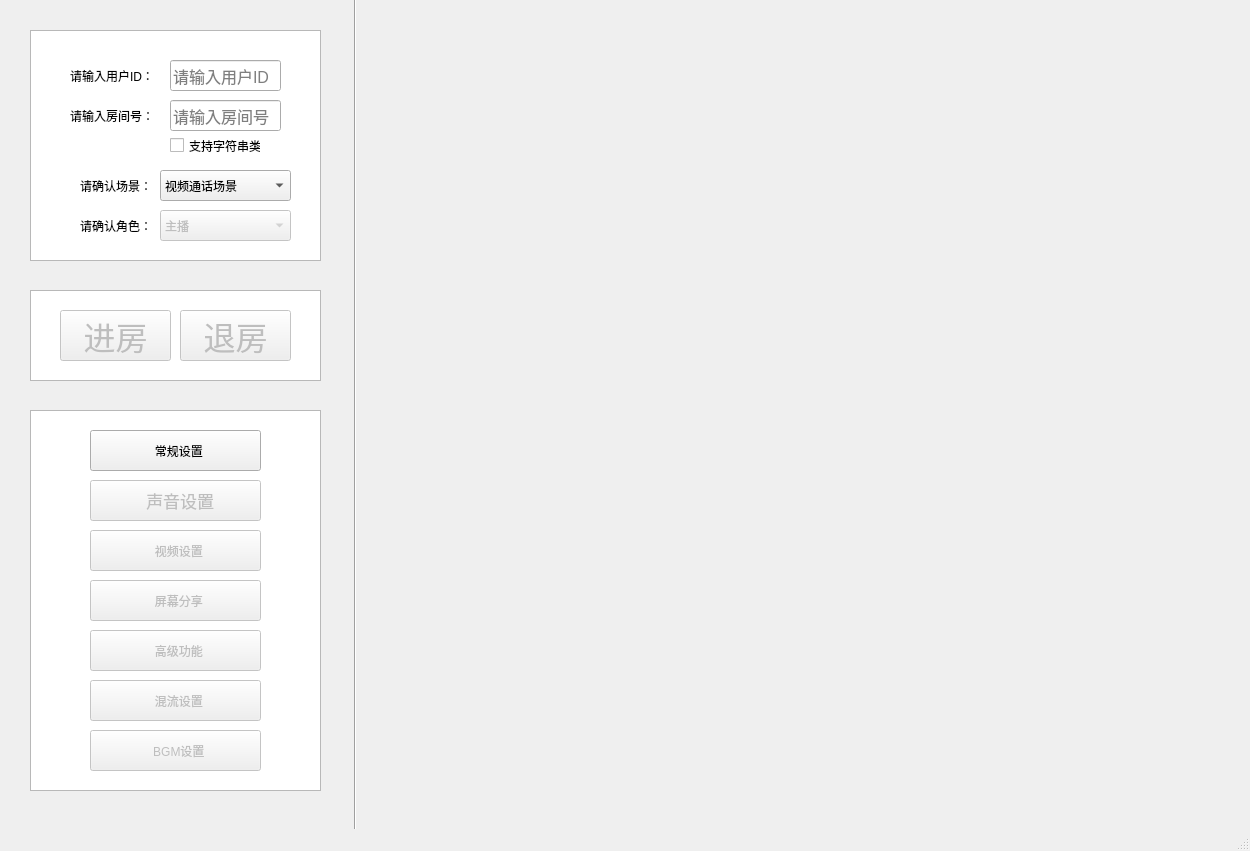
<?xml version="1.0" encoding="UTF-8"?>
<ui version="4.0">
 <class>MainWindow</class>
 <widget class="QMainWindow" name="MainWindow">
  <property name="geometry">
   <rect>
    <x>0</x>
    <y>0</y>
    <width>1250</width>
    <height>851</height>
   </rect>
  </property>
  <property name="windowTitle">
   <string>主界面</string>
  </property>
  <widget class="QWidget" name="centralwidget">
   <widget class="QLabel" name="label_5">
    <property name="geometry">
     <rect>
      <x>80</x>
      <y>170</y>
      <width>81</width>
      <height>31</height>
     </rect>
    </property>
    <property name="text">
     <string>请确认场景：</string>
    </property>
   </widget>
   <widget class="QPushButton" name="audioSettingButton">
    <property name="enabled">
     <bool>false</bool>
    </property>
    <property name="geometry">
     <rect>
      <x>90</x>
      <y>480</y>
      <width>171</width>
      <height>41</height>
     </rect>
    </property>
    <property name="font">
     <font>
      <pointsize>13</pointsize>
     </font>
    </property>
    <property name="text">
     <string>  声音设置</string>
    </property>
   </widget>
   <widget class="QPushButton" name="advancedSettingButton">
    <property name="enabled">
     <bool>false</bool>
    </property>
    <property name="geometry">
     <rect>
      <x>90</x>
      <y>630</y>
      <width>171</width>
      <height>41</height>
     </rect>
    </property>
    <property name="text">
     <string>  高级功能</string>
    </property>
   </widget>
   <widget class="QPushButton" name="cdnSettingButton">
    <property name="enabled">
     <bool>false</bool>
    </property>
    <property name="geometry">
     <rect>
      <x>90</x>
      <y>680</y>
      <width>171</width>
      <height>41</height>
     </rect>
    </property>
    <property name="text">
     <string>  混流设置</string>
    </property>
   </widget>
   <widget class="Line" name="line">
    <property name="geometry">
     <rect>
      <x>340</x>
      <y>-100</y>
      <width>31</width>
      <height>2000</height>
     </rect>
    </property>
    <property name="orientation">
     <enum>Qt::Vertical</enum>
    </property>
   </widget>
   <widget class="QCheckBox" name="strRoomIdCheckBox">
    <property name="enabled">
     <bool>true</bool>
    </property>
    <property name="geometry">
     <rect>
      <x>170</x>
      <y>130</y>
      <width>91</width>
      <height>31</height>
     </rect>
    </property>
    <property name="font">
     <font>
      <family>Big Caslon</family>
      <pointsize>9</pointsize>
     </font>
    </property>
    <property name="text">
     <string>支持字符串类型</string>
    </property>
    <property name="checked">
     <bool>false</bool>
    </property>
   </widget>
   <widget class="QLabel" name="sdkVersionLabel_11">
    <property name="geometry">
     <rect>
      <x>70</x>
      <y>60</y>
      <width>91</width>
      <height>31</height>
     </rect>
    </property>
    <property name="text">
     <string>请输入用户ID：</string>
    </property>
   </widget>
   <widget class="QLineEdit" name="userNameLineEdit">
    <property name="geometry">
     <rect>
      <x>170</x>
      <y>60</y>
      <width>111</width>
      <height>31</height>
     </rect>
    </property>
    <property name="font">
     <font>
      <pointsize>12</pointsize>
     </font>
    </property>
    <property name="text">
     <string/>
    </property>
    <property name="readOnly">
     <bool>false</bool>
    </property>
    <property name="placeholderText">
     <string>请输入用户ID</string>
    </property>
   </widget>
   <widget class="QPushButton" name="enterRoomButton">
    <property name="enabled">
     <bool>false</bool>
    </property>
    <property name="geometry">
     <rect>
      <x>60</x>
      <y>310</y>
      <width>111</width>
      <height>51</height>
     </rect>
    </property>
    <property name="font">
     <font>
      <pointsize>24</pointsize>
     </font>
    </property>
    <property name="text">
     <string>进房</string>
    </property>
   </widget>
   <widget class="QPushButton" name="generalSettingButton">
    <property name="enabled">
     <bool>true</bool>
    </property>
    <property name="geometry">
     <rect>
      <x>90</x>
      <y>430</y>
      <width>171</width>
      <height>41</height>
     </rect>
    </property>
    <property name="text">
     <string>  常规设置</string>
    </property>
   </widget>
   <widget class="QLabel" name="label_6">
    <property name="geometry">
     <rect>
      <x>80</x>
      <y>210</y>
      <width>81</width>
      <height>31</height>
     </rect>
    </property>
    <property name="text">
     <string>请确认角色：</string>
    </property>
   </widget>
   <widget class="QComboBox" name="roleComboBox">
    <property name="enabled">
     <bool>false</bool>
    </property>
    <property name="geometry">
     <rect>
      <x>160</x>
      <y>210</y>
      <width>131</width>
      <height>31</height>
     </rect>
    </property>
    <item>
     <property name="text">
      <string>主播</string>
     </property>
    </item>
    <item>
     <property name="text">
      <string>观众</string>
     </property>
    </item>
   </widget>
   <widget class="QPushButton" name="screenShareSettingButton">
    <property name="enabled">
     <bool>false</bool>
    </property>
    <property name="geometry">
     <rect>
      <x>90</x>
      <y>580</y>
      <width>171</width>
      <height>41</height>
     </rect>
    </property>
    <property name="text">
     <string>  屏幕分享</string>
    </property>
   </widget>
   <widget class="QLabel" name="sdkVersionLabel_12">
    <property name="geometry">
     <rect>
      <x>70</x>
      <y>100</y>
      <width>91</width>
      <height>31</height>
     </rect>
    </property>
    <property name="text">
     <string>请输入房间号：</string>
    </property>
   </widget>
   <widget class="QComboBox" name="appSceneComboBox">
    <property name="geometry">
     <rect>
      <x>160</x>
      <y>170</y>
      <width>131</width>
      <height>31</height>
     </rect>
    </property>
    <item>
     <property name="text">
      <string>视频通话场景</string>
     </property>
    </item>
    <item>
     <property name="text">
      <string>视频互动直播</string>
     </property>
    </item>
    <item>
     <property name="text">
      <string>语音通话场景</string>
     </property>
    </item>
    <item>
     <property name="text">
      <string>语音互动直播</string>
     </property>
    </item>
   </widget>
   <widget class="QPushButton" name="leaveRoomButton">
    <property name="enabled">
     <bool>false</bool>
    </property>
    <property name="geometry">
     <rect>
      <x>180</x>
      <y>310</y>
      <width>111</width>
      <height>51</height>
     </rect>
    </property>
    <property name="sizePolicy">
     <sizepolicy hsizetype="Fixed" vsizetype="Fixed">
      <horstretch>0</horstretch>
      <verstretch>0</verstretch>
     </sizepolicy>
    </property>
    <property name="font">
     <font>
      <pointsize>24</pointsize>
     </font>
    </property>
    <property name="text">
     <string>退房</string>
    </property>
   </widget>
   <widget class="QLineEdit" name="roomNameLineEdit">
    <property name="geometry">
     <rect>
      <x>170</x>
      <y>100</y>
      <width>111</width>
      <height>31</height>
     </rect>
    </property>
    <property name="font">
     <font>
      <pointsize>12</pointsize>
     </font>
    </property>
    <property name="text">
     <string/>
    </property>
    <property name="readOnly">
     <bool>false</bool>
    </property>
    <property name="placeholderText">
     <string>请输入房间号</string>
    </property>
    <property name="clearButtonEnabled">
     <bool>false</bool>
    </property>
   </widget>
   <widget class="QPushButton" name="videoSettingButton">
    <property name="enabled">
     <bool>false</bool>
    </property>
    <property name="geometry">
     <rect>
      <x>90</x>
      <y>530</y>
      <width>171</width>
      <height>41</height>
     </rect>
    </property>
    <property name="text">
     <string>  视频设置</string>
    </property>
   </widget>
   <widget class="QListView" name="listView">
    <property name="geometry">
     <rect>
      <x>30</x>
      <y>30</y>
      <width>291</width>
      <height>231</height>
     </rect>
    </property>
   </widget>
   <widget class="QListView" name="listView_2">
    <property name="geometry">
     <rect>
      <x>30</x>
      <y>290</y>
      <width>291</width>
      <height>91</height>
     </rect>
    </property>
   </widget>
   <widget class="QListView" name="listView_3">
    <property name="geometry">
     <rect>
      <x>30</x>
      <y>410</y>
      <width>291</width>
      <height>381</height>
     </rect>
    </property>
   </widget>
   <widget class="QWidget" name="widget" native="true">
    <property name="geometry">
     <rect>
      <x>390</x>
      <y>30</y>
      <width>831</width>
      <height>751</height>
     </rect>
    </property>
   </widget>
   <widget class="QPushButton" name="bgmSettingButton">
    <property name="enabled">
     <bool>false</bool>
    </property>
    <property name="geometry">
     <rect>
      <x>90</x>
      <y>730</y>
      <width>171</width>
      <height>41</height>
     </rect>
    </property>
    <property name="text">
     <string>  BGM设置</string>
    </property>
   </widget>
   <zorder>listView_3</zorder>
   <zorder>listView_2</zorder>
   <zorder>listView</zorder>
   <zorder>label_5</zorder>
   <zorder>audioSettingButton</zorder>
   <zorder>advancedSettingButton</zorder>
   <zorder>cdnSettingButton</zorder>
   <zorder>line</zorder>
   <zorder>strRoomIdCheckBox</zorder>
   <zorder>sdkVersionLabel_11</zorder>
   <zorder>userNameLineEdit</zorder>
   <zorder>enterRoomButton</zorder>
   <zorder>generalSettingButton</zorder>
   <zorder>label_6</zorder>
   <zorder>roleComboBox</zorder>
   <zorder>screenShareSettingButton</zorder>
   <zorder>sdkVersionLabel_12</zorder>
   <zorder>appSceneComboBox</zorder>
   <zorder>leaveRoomButton</zorder>
   <zorder>roomNameLineEdit</zorder>
   <zorder>videoSettingButton</zorder>
   <zorder>widget</zorder>
   <zorder>bgmSettingButton</zorder>
  </widget>
  <widget class="QMenuBar" name="menubar">
   <property name="geometry">
    <rect>
     <x>0</x>
     <y>0</y>
     <width>1250</width>
     <height>24</height>
    </rect>
   </property>
  </widget>
  <widget class="QStatusBar" name="statusbar"/>
 </widget>
 <resources/>
 <connections/>
</ui>
